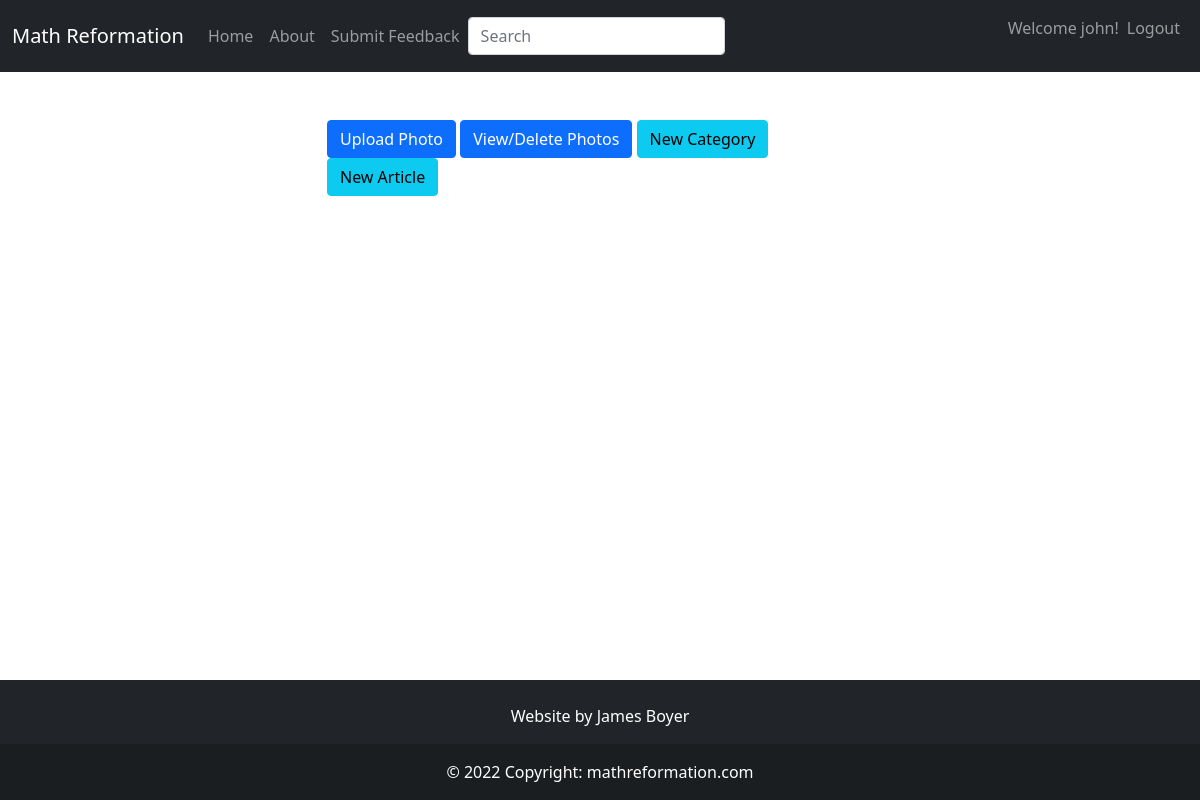
Before: /author_home (signed in) with the older database file.
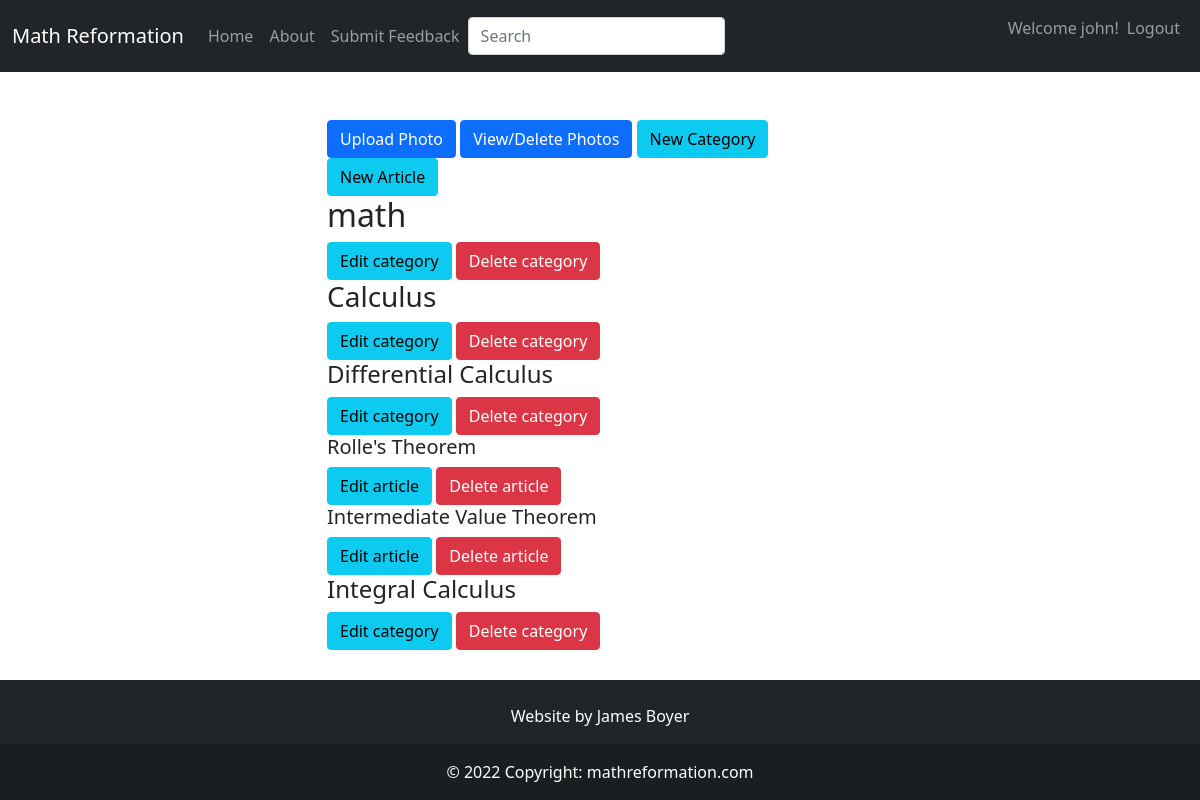
After: the same page with the newer database file.
### app/models.py (models this page shows, shortened)
class SearchableMixin(object):
    @classmethod
    def search(cls, expression, page, per_page):
        ids, scores, total = query_index(cls.__tablename__, expression, page, per_page)
        if total == 0:
            return cls.query.filter_by(id=0), [], 0
        when = []
        for i in range(len(ids)):
            when.append((ids[i], i))
        return cls.query.filter(cls.id.in_(ids)).order_by( db.case(when, value=cls.id)), scores, total

class Category(SearchableMixin, db.Model):
    __searchable__ = ["body_main", "name"]
    id = db.Column(db.Integer, primary_key=True)
    name = db.Column(db.String(50), nullable=False, unique=True)
    path = db.Column(db.String(50), unique=True)
    body_main = db.Column(db.String(), index=True)
    body_draft = db.Column(db.String(), index=True)
    header = db.Column(db.String(), index=True)
    category_type = db.Column(db.String(15))
    order = db.Column(db.Integer())
    is_visible = db.Column(db.Boolean())
    parents = db.relationship('Category',secondary=parent_child_table,
        primaryjoin=id == parent_child_table.c.ChildId,
        secondaryjoin=id == parent_child_table.c.ParentId,
        backref= db.backref('children'))

class Article(SearchableMixin, db.Model):
    __searchable__ = ["body_main", "name"]
    id = db.Column(db.Integer, primary_key=True)
    name = db.Column(db.String(64), index=True, unique=True)
    path = db.Column(db.String(50), unique=True)
    date_added = db.Column(db.DateTime, nullable=False,
        default=datetime.utcnow)
    categories = db.relationship('Category', secondary = article_categories_table,
                                 backref=db.backref('articles', lazy=True), lazy=True)
    body_main = db.Column(db.String(), index=True)
    body_draft = db.Column(db.String(), index=True)
    is_visible = db.Column(db.Boolean())
    header = db.Column(db.String(), index=True)
    user_id = db.Column(db.Integer, db.ForeignKey('user.id'))
    order = db.Column(db.Integer())

### app/author/routes.py (the view)
@bp.route("/author_home", methods=["GET", "POST"])
@login_required
@admin_permission.require(http_exception=403)
def author_home():
    root_categories = Category.query.filter_by(category_type="root")
    add_photo_form = AddPhotoForm()
    if add_photo_form.validate_on_submit():
        filename = photos.save(request.files["photo"], name=add_photo_form.name.data)
        url =  url_for("_uploads.uploaded_file", setname="photos", filename=filename)
        print("Url: ", url)
        flash("Photo uploaded at: " + url)
    files = os.listdir(current_app.config['UPLOADED_PHOTOS_DEST'])
    return render_template('author/author_home.html', root_categories=root_categories, add_photo_form=add_photo_form, setname=photos.name, files=files)

### app/main/forms.py
class SearchForm(FlaskForm):
    q = StringField("Search", validators=[DataRequired()])
    def __init__(self, *args, **kwargs):
        if 'formdata' not in kwargs:
            kwargs['formdata'] = request.args
        if 'csrf_enabled' not in kwargs:
            kwargs['csrf_enabled'] = False
        super(SearchForm, self).__init__(*args, **kwargs)

### app/author/forms.py
class AddPhotoForm(FlaskForm):
    photo = FileField('Photo')
    name = StringField("Name",validators=[DataRequired()])
    submit = SubmitField('Save')

### MathReformationWebsite.py (called while the page is built)
@app.context_processor
def add_imports():
    return dict(admin_permission=admin_permission)

### app/auth/routes.py (called while the page is built)
@login.user_loader
def load_user(userid):
    return User.query.filter_by(id=userid).first()

### app/main/routes.py (called while the page is built)
@bp.before_app_request
def before_request():
    g.search_form = SearchForm(meta={'csrf': False})

### app/templates/author/author_home.html (shortened to what this page needs)
{% extends "base.html" %}
{% from 'macros/form_macros.html' import input, edit_document_button, delete_document_button %}
{% from 'macros/photo_macros.html' import photo_viewer_script, photo_viewer_button, add_photo_button %}
{% block content %}
{{ add_photo_button(field=add_photo_form) }}
{{ photo_viewer_button(files, can_delete=True, btn_name="View/Delete Photos") }}
<a href="{{ url_for('author.new_document', doc_type='category', version='main') }}" class="btn btn-info" role="button">New Category</a>
<a href="{{ url_for('author.new_document', doc_type='article', version='main') }}" class="btn btn-info" role="button">New Article</a>
{% for root_category in root_categories %}
<h2>{{ root_category.name }}</h2>
{{ edit_document_button(path=root_category.path, doc_type='category') }}
{{ delete_document_button(path=root_category.path, doc_type='category') }}
{% for primary_category in root_category.children %}
<h3>{{ primary_category.name }}</h2>
{{ edit_document_button(path=primary_category.path, doc_type='category') }}
{{ delete_document_button(path=primary_category.path, doc_type='category') }}
{% for secondary_category in primary_category.children %}
<h4>{{ secondary_category.name }}</h3>
{{ edit_document_button(path=secondary_category.path, doc_type='category') }}
{{ delete_document_button(path=secondary_category.path, doc_type='category') }}
{% for article in secondary_category.articles %}
<h5>{{ article.name }}</h3>
{{ edit_document_button(path=article.path, doc_type='article') }}
{{ delete_document_button(path=article.path, doc_type='article') }}
{% endfor %}
{% endfor %}
{% endfor %}
{% endfor %}
{% endblock %}

### app/templates/macros/form_macros.html (shortened to what this page needs)
{% macro edit_document_button(path, doc_type) -%}
<a href="{{ url_for('author.edit_document', doc_type=doc_type, path=path, version='main') }}" class="btn btn-info" role="button">Edit {{ doc_type }}</a>
{%- endmacro %}
{% macro delete_document_button(path, doc_type) -%}
<a href="{{ url_for('author.delete_file', item_type=doc_type, item_name=path) }}" class="btn btn-danger" onclick="return confirm('Are you sure you want to delete this {{ doc_type }}?');" role="button">Delete {{ doc_type }}</a>
{%- endmacro %}

Changed rows visible on the page:
now on this page (row edited): Category: name "math", doc_type "category"
now on this page (row edited): Category: name "Calculus", doc_type "category", shown under "math"
now on this page (row edited): Category: name "Differential Calculus", doc_type "category", shown under "Calculus"
now on this page (row unchanged): Article: name "Rolle's Theorem", doc_type "article"
now on this page (row unchanged): Article: name "Intermediate Value Theorem", doc_type "article"
now on this page (row edited): Category: name "Integral Calculus", doc_type "category", shown under "Calculus"
